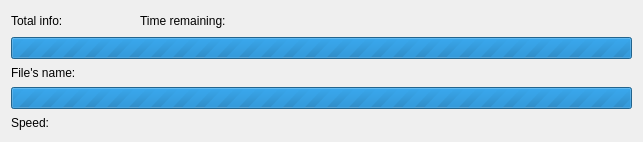
<?xml version="1.0" encoding="UTF-8"?>
<ui version="4.0">
 <class>FilesTransfer</class>
 <widget class="QWidget" name="FilesTransfer">
  <property name="geometry">
   <rect>
    <x>0</x>
    <y>0</y>
    <width>643</width>
    <height>142</height>
   </rect>
  </property>
  <property name="windowTitle">
   <string>Form</string>
  </property>
  <layout class="QHBoxLayout" name="horizontalLayout">
   <item>
    <layout class="QVBoxLayout" name="verticalLayout">
     <item>
      <layout class="QHBoxLayout" name="totalInfoHorizontalLayout" stretch="1,3,1">
       <item>
        <widget class="QLabel" name="totalInfoLabel">
         <property name="text">
          <string>Total info: </string>
         </property>
        </widget>
       </item>
       <item>
        <widget class="QLabel" name="timeRemainingLabel">
         <property name="text">
          <string>Time remaining:</string>
         </property>
        </widget>
       </item>
       <item>
        <spacer name="horizontalSpacer">
         <property name="orientation">
          <enum>Qt::Horizontal</enum>
         </property>
         <property name="sizeHint" stdset="0">
          <size>
           <width>40</width>
           <height>20</height>
          </size>
         </property>
        </spacer>
       </item>
      </layout>
     </item>
     <item>
      <widget class="QProgressBar" name="totalProgressBar">
       <property name="maximum">
        <number>0</number>
       </property>
       <property name="value">
        <number>0</number>
       </property>
      </widget>
     </item>
     <item>
      <widget class="QLabel" name="fileNameLabel">
       <property name="text">
        <string>File's name: </string>
       </property>
      </widget>
     </item>
     <item>
      <widget class="QProgressBar" name="localProgressBar">
       <property name="maximum">
        <number>0</number>
       </property>
       <property name="value">
        <number>0</number>
       </property>
       <property name="format">
        <string>%v Kb / %m Kb</string>
       </property>
      </widget>
     </item>
     <item>
      <layout class="QVBoxLayout" name="verticalLayout_2">
       <item>
        <widget class="QLabel" name="speedLabel">
         <property name="text">
          <string>Speed: </string>
         </property>
        </widget>
       </item>
      </layout>
     </item>
    </layout>
   </item>
  </layout>
 </widget>
 <resources/>
 <connections/>
</ui>
